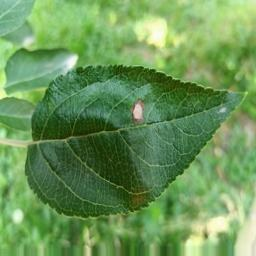
#> input picture ml-service/tests/fixtures/golden/apple.jpg, 256 x 256 px
$ python -i severity.py   (imports and definitions only)
#> lines starting #> are read from the running program, lines starting #| are printed output that depends on the picture; after the words box and inside, x2 and y2 are one past the last pixel; in counts of white or black regions, pixels touching at a corner belong together
"""Severity from a single image: v4 method (per-image median+MAD), extracted from
train/compute_severity.py so predict.py can reuse it without duplicating the logic.
See that file's module docstring for why v4 (not v1-v3) is the validated method.
"""
import numpy as np
from PIL import Image
from scipy import ndimage

THUMB_SIZE = 200
MORPH_STRUCT = np.ones((3, 3))
EARLY_MAX = 15
MODERATE_MAX = 40
MAD_MULTIPLIER = 4  # validated best of {3, 4} on the Yellow-Rust gate


def _bucket(percent_affected):
    if percent_affected < EARLY_MAX:
        return "early"
    if percent_affected <= MODERATE_MAX:
        return "moderate"
    return "severe"


def _otsu_threshold(values):
    hist, edges = np.histogram(values, bins=256)
    hist = hist.astype(np.float64)
    centers = (edges[:-1] + edges[1:]) / 2
    w1 = np.cumsum(hist)
    w2 = np.cumsum(hist[::-1])[::-1]
    m1 = np.cumsum(hist * centers) / np.where(w1 == 0, 1, w1)
    m2 = (np.cumsum((hist * centers)[::-1])[::-1]) / np.where(w2 == 0, 1, w2)
    inter_class_var = w1[:-1] * w2[1:] * (m1[:-1] - m2[1:]) ** 2
    if not np.any(inter_class_var):
        return float(centers[0])
    return float(centers[np.argmax(inter_class_var)])


def _leaf_mask(img):
    rgb = np.array(img).astype(np.float32)
    exg = 2 * rgb[:, :, 1] - rgb[:, :, 0] - rgb[:, :, 2]
    mask = exg > _otsu_threshold(exg.flatten())

    total = mask.size
    if 0 < mask.sum() < total:
        opened = ndimage.binary_opening(mask, structure=MORPH_STRUCT)
        closed = ndimage.binary_closing(opened, structure=MORPH_STRUCT)
        if closed.sum() > 0:
            mask = closed

    if mask.sum() == 0:
        mask = np.ones_like(mask)
    return mask


def _percent_affected(pixels):
    if len(pixels) < 2:
        return 0.0
    median = np.median(pixels, axis=0)
    mad = np.median(np.abs(pixels - median), axis=0)
    mad = np.where(mad < 1e-6, 1e-6, mad)
    dist = np.sqrt((((pixels - median) / mad) ** 2).sum(axis=1))
    return 100.0 * (dist > MAD_MULTIPLIER).sum() / len(pixels)


def compute_severity(image: Image.Image) -> str:
    """Given one PIL image (any size, any mode), return 'early' | 'moderate' | 'severe'."""
    img = image.convert("RGB").copy()
    img.thumbnail((THUMB_SIZE, THUMB_SIZE))

    mask = _leaf_mask(img)
    lab = np.array(img.convert("LAB")).astype(np.float32)
    pixels = lab[mask]

    if len(pixels) < 2:
        return "early"
    return _bucket(_percent_affected(pixels))


# [14 lines not run here, left out]

>>> from PIL import Image
>>> picture = Image.open('tests/fixtures/golden/apple.jpg')
#> picture is the input picture: PIL image 256x256 RGB; mean R, G, B 107.6, 150.7, 89.2
>>> result = compute_severity(picture)
#> in _leaf_mask, `exg = 2 * rgb[:, :, 1] - rgb[:, :, 0] - rgb[:, :, 2]`:
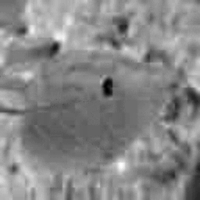
#> exg: shape (200, 200) float32; min -19, max 214, mean 104.7; drawn with min black and max white
#> in _otsu_threshold, `hist, edges = np.histogram(values, bins=256)`: hist = 256 values, max 598 at index 110, min 0 at index 11, mean 156.2; edges = 257 values from -19 to 214
#> in _otsu_threshold, `centers = (edges[:-1] + edges[1:]) / 2`: centers = 256 values from -18.54 to 213.5
#> in _otsu_threshold, `w1 = np.cumsum(hist)`: w1 = 256 values from 5 to 40000
#> in _otsu_threshold, `w2 = np.cumsum(hist[::-1])[::-1]`: w2 = 256 values, max 40000 at index 0, min 4 at index 255, mean 21308.5
#> in _otsu_threshold, `m1 = np.cumsum(hist * centers) / np.where(w1 == 0, 1, w1)`: m1 = 256 values from -18.54 to 104.7
#> in _otsu_threshold, `m2 = (np.cumsum((hist * centers)[::-1])[::-1]) / np.where(w2 == 0, 1, ..`: m2 = 256 values from 104.7 to 213.5
#> in _otsu_threshold, `inter_class_var = w1[:-1] * w2[1:] * (m1[:-1] - m2[1:]) ** 2`: inter_class_var = 255 values, max 8.41e+11 at index 136, min 1.9e+09 at index 254, mean 2.98e+11
#> in _leaf_mask, `mask = exg > _otsu_threshold(exg.flatten())`:
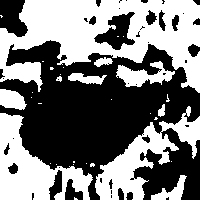
#> mask: shape (200, 200) bool; 48.1% white; 32 white regions (22 under 20 px), largest, box (x1, y1, x2, y2) and area: (0, 0, 200, 93) 10080, (0, 113, 93, 200) 3718, (95, 106, 200, 200) 3345
#> in _leaf_mask, `opened = ndimage.binary_opening(mask, structure=MORPH_STRUCT)`:
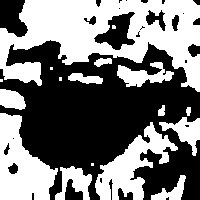
#> opened: shape (200, 200) bool; 47.2% white; 17 white regions (5 under 20 px), largest, box (x1, y1, x2, y2) and area: (0, 0, 200, 92) 9951, (0, 113, 58, 200) 3013, (95, 122, 178, 200) 2570
#> in _leaf_mask, `closed = ndimage.binary_closing(opened, structure=MORPH_STRUCT)`:
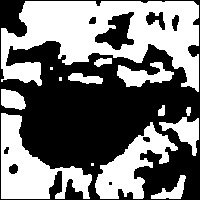
#> closed: shape (200, 200) bool; 46.5% white; 14 white regions (3 under 20 px), largest, box (x1, y1, x2, y2) and area: (1, 1, 199, 92) 9802, (1, 113, 92, 199) 3578, (95, 122, 178, 199) 2611
#> in compute_severity, `lab = np.array(img.convert("LAB")).astype(np.float32)`:
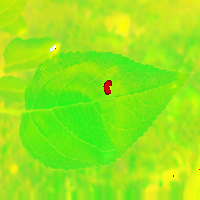
#> lab: shape (200, 200, 3) float32; mean R, G, B 147, 231.5, 27.5
#> in _percent_affected, `median = np.median(pixels, axis=0)`: median = [164, 228, 34]
#> in _percent_affected, `mad = np.median(np.abs(pixels - median), axis=0)`: mad = [22, 3, 4]
#> in _percent_affected, `dist = np.sqrt((((pixels - median) / mad) ** 2).sum(axis=1))`: dist = 18597 values, max 7.45 at index 14502, min 0.0455 at index 1070, mean 2.22
#> result = 'early'

$ run again, on ml-service/tests/fixtures/golden/blackgram.jpg
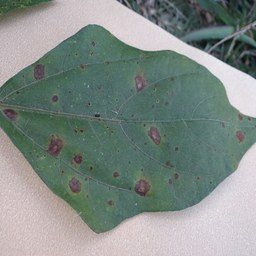
#> input picture ml-service/tests/fixtures/golden/blackgram.jpg, 256 x 256 px
#> picture is the input picture: PIL image 256x256 RGB; mean R, G, B 128.3, 139.3, 134.3
#> hist = 256 values, max 2485 at index 66, min 0 at index 1, mean 156.2; edges = 257 values from -44 to 71
#> centers = 256 values from -43.78 to 70.78
#> w1 = 256 values from 1 to 40000
#> w2 = 256 values, max 40000 at index 0, min 2 at index 254, mean 20948.1
#> m1 = 256 values from -43.78 to 16
#> m2 = 256 values from 16 to 70.78
#> inter_class_var = 255 values, max 8.8e+11 at index 126, min 142932960.6 at index 0, mean 3.96e+11
#> in _leaf_mask, `mask = exg > _otsu_threshold(exg.flatten())`:
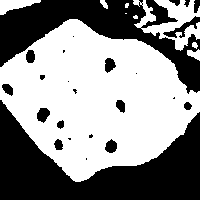
#> mask: shape (200, 200) bool; 56% white; 25 black regions (9 under 20 px), largest, box (x1, y1, x2, y2) and area: (0, 100, 200, 200) 9565, (0, 0, 200, 94) 6778, (163, 16, 200, 38) 234
#> opened: shape (200, 200) bool; 55.8% white; 23 black regions (9 under 20 px), largest, box (x1, y1, x2, y2) and area: (0, 100, 200, 200) 9565, (0, 0, 200, 94) 7188, (37, 108, 50, 123) 138
#> closed: shape (200, 200) bool; 55.6% white; 10 black regions (2 under 20 px), largest, box (x1, y1, x2, y2) and area: (0, 0, 200, 200) 17106, (37, 108, 50, 122) 137, (105, 140, 117, 153) 120
#> in compute_severity, `lab = np.array(img.convert("LAB")).astype(np.float32)`:
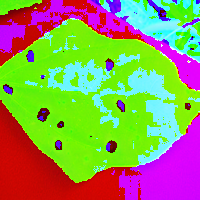
#> lab: shape (200, 200, 3) float32; mean R, G, B 143.9, 151.1, 90.7
#> median = [113, 244, 5]
#> mad = [7, 2, 3]
#> result = 'moderate'

$ run again, on ml-service/tests/fixtures/golden/groundnut.jpg
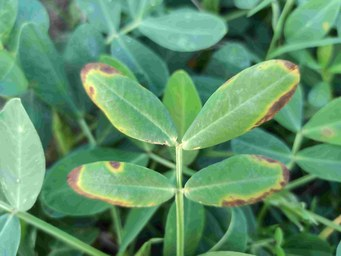
#> input picture ml-service/tests/fixtures/golden/groundnut.jpg, 341 x 256 px
#> picture is the input picture: PIL image 341x256 RGB; mean R, G, B 93.7, 145.3, 104.7
#> hist = 256 values, max 1253 at index 143, min 0 at index 1, mean 117.2; edges = 257 values from -50 to 202
#> centers = 256 values from -49.51 to 201.5
#> w1 = 256 values from 1 to 30000
#> w2 = 256 values, max 30000 at index 0, min 1 at index 255, mean 16986.7
#> m1 = 256 values from -49.51 to 92.2
#> m2 = 256 values from 92.2 to 201.5
#> inter_class_var = 255 values, max 5.56e+11 at index 132, min 358486139 at index 254, mean 2.34e+11
#> in _leaf_mask, `mask = exg > _otsu_threshold(exg.flatten())`:
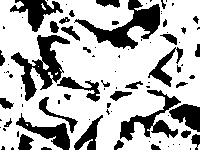
#> mask: shape (150, 200) bool; 70.5% white; 91 black regions (53 under 20 px), largest, box (x1, y1, x2, y2) and area: (74, 0, 160, 49) 1464, (11, 35, 70, 101) 1370, (120, 90, 181, 141) 957
#> opened: shape (150, 200) bool; 69.1% white; 68 black regions (36 under 20 px), largest, box (x1, y1, x2, y2) and area: (11, 21, 100, 102) 2009, (114, 86, 200, 150) 1646, (74, 0, 162, 49) 1505
#> closed: shape (150, 200) bool; 69.1% white; 27 black regions (7 under 20 px), largest, box (x1, y1, x2, y2) and area: (0, 0, 200, 150) 6086, (35, 21, 82, 89) 1220, (11, 53, 36, 100) 442
#> in compute_severity, `lab = np.array(img.convert("LAB")).astype(np.float32)`:
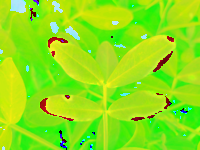
#> lab: shape (150, 200, 3) float32; mean R, G, B 140.9, 226.7, 22.2
#> median = [166, 229, 18]
#> mad = [25, 3, 7]
#> result = 'early'
